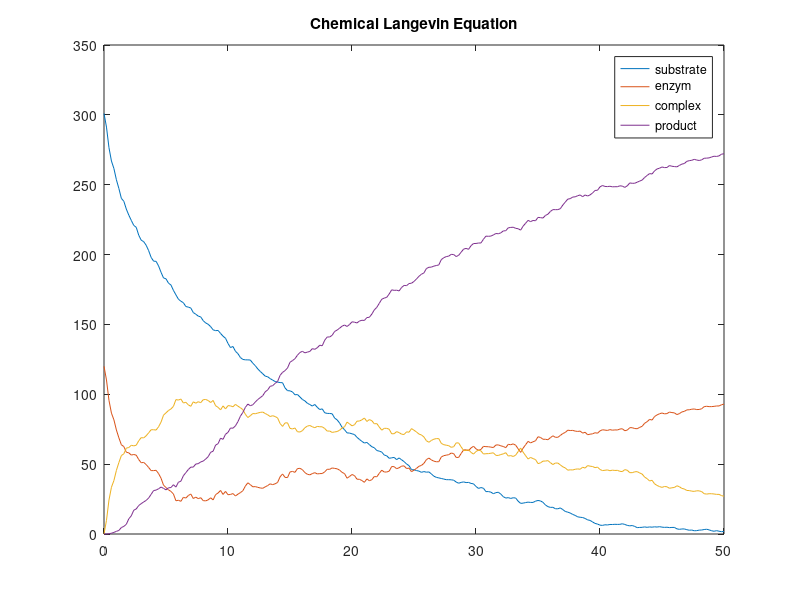

Write MATLAB code to recreate this figure.
% Simple implementation of Euler-Maruyama to simulate the
% Chemical Langevin Equation for the Michaelis-Menten system.
%
% Parameters from Chapter 7 of
% Stochastic Modelling for Systems Biology,
% by Darren J. Wilkinson, Chapman & Hall/CRC, 2006.
%
% Downloadable from
% http://www.maths.strath.ac.uk/˜aas96106/algfiles.html
% along with an extended version that produces graphical output.
randn('state',100)
%stoichiometric matrix
V = [-1 1 0; -1 1 1; 1 -1 -1; 0 0 1];
%%%%%%%%%% Parameters andInitial Conditions %%%%%%%%%
nA = 6.023e23; % Avagadro’s number
vol = 1e-15; % volume of system
Y = zeros(4,1);
Y(1) = round(5e-7*nA*vol); % molecules of substrate
Y(2) = round(2e-7*nA*vol); % molecules of enzyme
c(1) = 1e6/(nA*vol); c(2) = 1e-4; c(3) = 0.1;


tfinal = 50;
L = 250;
tau = tfinal/L; % stepsize

recordT = 0:tau:tfinal;
recordY = zeros(4, L+1);
recordY(:, 1) = Y;

for k = 1:L
a(1) = c(1)*Y(1)*Y(2);
a(2) = c(2)*Y(3);
a(3) = c(3)*Y(3);
d(1) = tau*a(1) + sqrt(abs(tau*a(1)))*randn;
d(2) = tau*a(2) + sqrt(abs(tau*a(2)))*randn;
d(3) = tau*a(3) + sqrt(abs(tau*a(3)))*randn;
Y = Y + d(1)*V(:,1) + d(2)*V(:,2) + d(3)*V(:,3);

recordY(:, k+1) = Y;

% Record or plot system state here if required
end
figure();
plot(recordT, recordY(1, :), 'DisplayName', 'substrate')
hold on
plot(recordT, recordY(2, :), 'DisplayName', 'enzym')
plot(recordT, recordY(3, :), 'DisplayName', 'complex')
plot(recordT, recordY(4, :), 'DisplayName', 'product')
title("Chemical Langevin Equation")
legend();
hold off